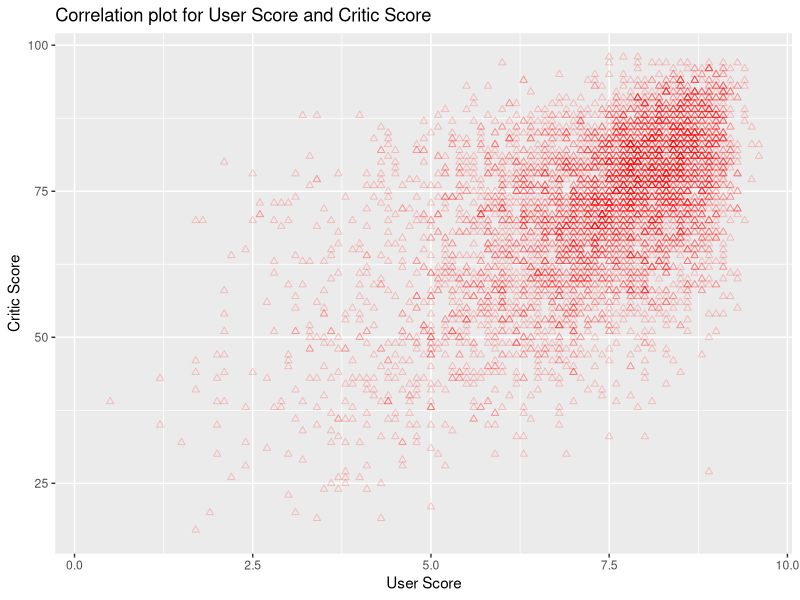
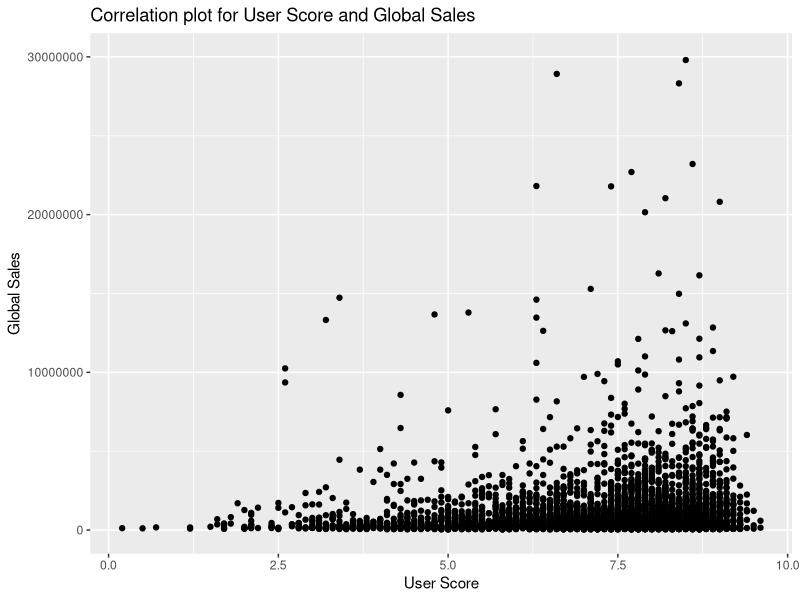
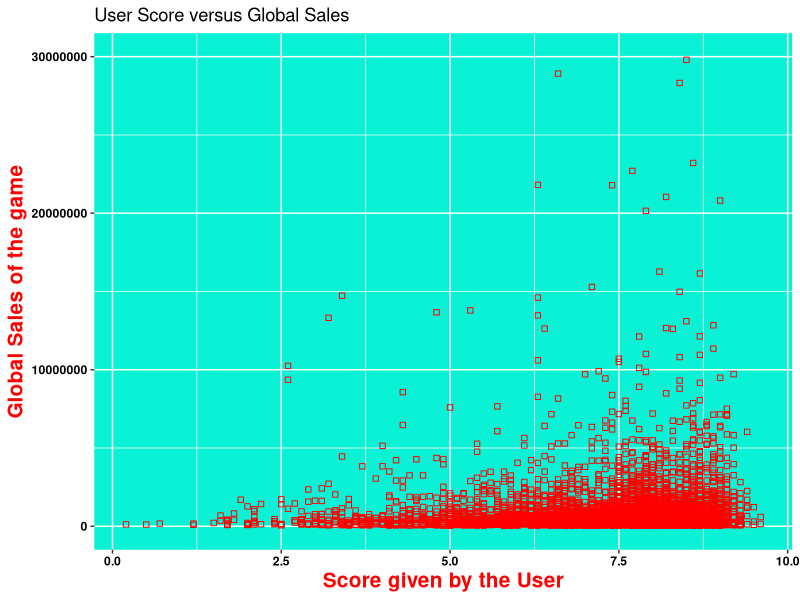
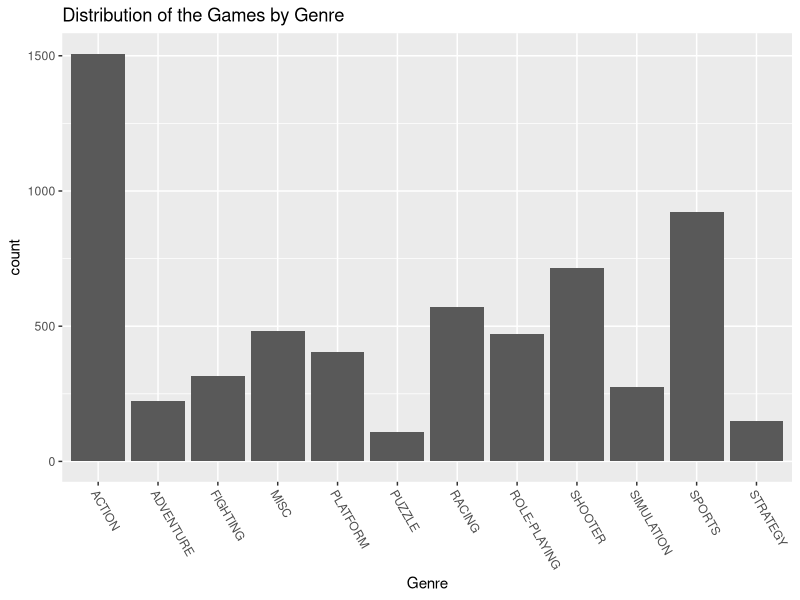
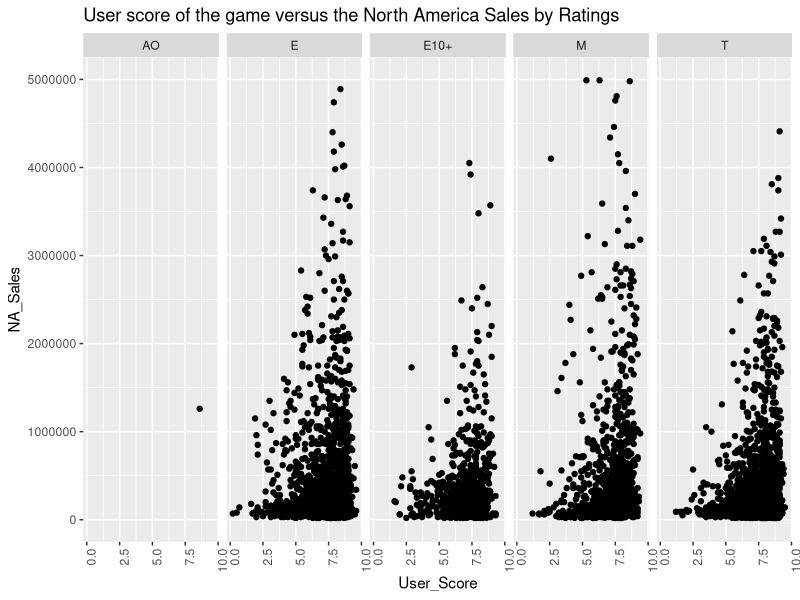
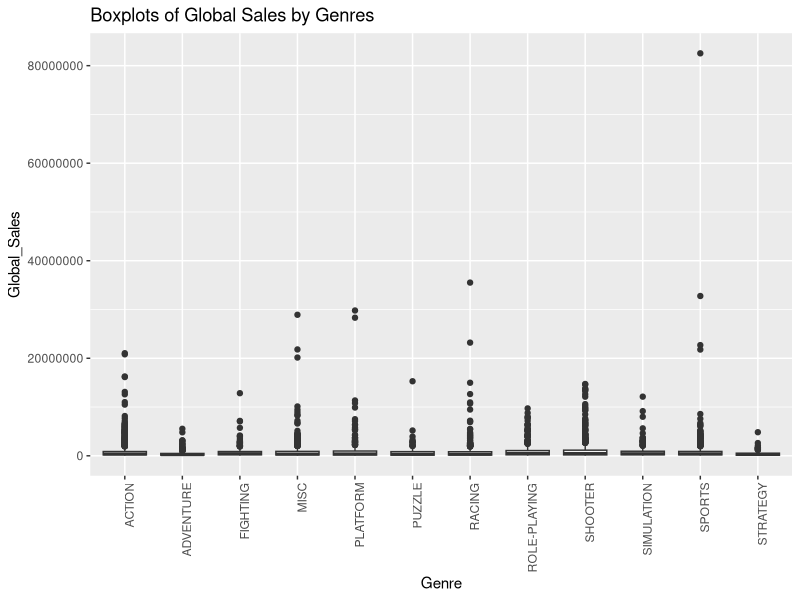
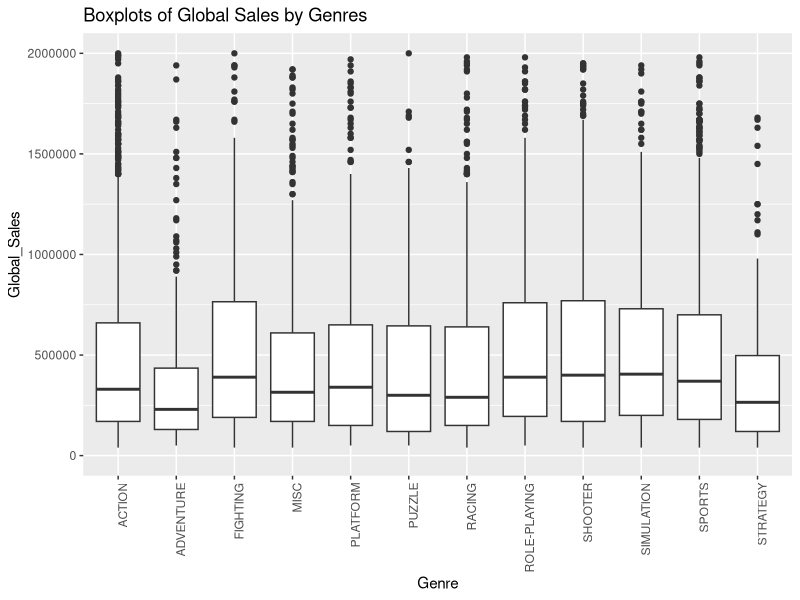
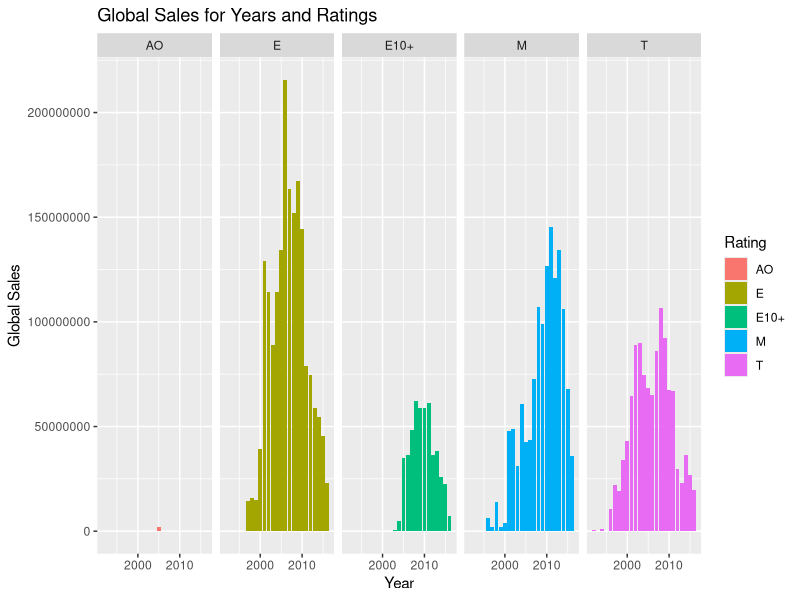

The R script that drew these images, in order:
## ---- chunk 1
library(dplyr)
library(ggplot2)
## ---- chunk 2
games <- read.csv("Video_Games.csv", stringsAsFactors = F)

games_new <- games %>% 
  select(-c('Publisher', 'JP_Sales', 'Critic_Count', 'User_Count', 'Developer')) %>%
  transform(NA_Sales = NA_Sales * 1000000, 
            EU_Sales = EU_Sales * 1000000, 
            Global_Sales = Global_Sales * 1000000) %>%
  filter(NA_Sales >= 20000 & EU_Sales >= 20000) %>% 
  filter(Rating == "E" | Rating == "M" | Rating == "T" | Rating == "E10+" | Rating == "AO")
## ---- chunk 3
sapply(games_new, class)
## ---- chunk 4
games_new$Year <- gsub("N/A", NA, games_new$Year)
games_new$Year <- as.numeric(games_new$Year)

## ---- chunk 5
unique(games_new$User_Score)

games_new$User_Score <- gsub("tbd", NA, games_new$User_Score)
games_new$User_Score <- as.numeric(games_new$User_Score)

sapply(games_new, class) # now User_Score is numeric too
## ---- chunk 6
games_new$Critic_Score = ifelse(games_new$Critic_Score > 100 | 
                                  games_new$Critic_Score < 0, NA, games_new$Critic_Score)
games_new$User_Score = ifelse(games_new$User_Score > 10 |
                                games_new$User_Score < 0, NA, games_new$User_Score)
## ---- chunk 7
games_new$Genre <- games_new$Genre %>% toupper() %>% trimws()
unique(games_new$Genre) # all duplicates joined in unique categories
## ---- chunk 8
ggplot(data = games_new, aes(x = User_Score, y = Critic_Score)) +
  geom_point(color = "red", shape = 2, alpha = 0.2) +
  labs(title = "Correlation plot for User Score and Critic Score", 
       x = "User Score", y = "Critic Score")
## ---- chunk 9
options(scipen = 999) # remove scientific notation

ggplot(data = games_new, aes(x = User_Score, y = Global_Sales)) +
  geom_point() +
  labs(title = "Correlation plot for User Score and Global Sales", 
       x = "User Score", y = "Global Sales") +
  ylim(0, 30000000) # was not clear
## ---- chunk 10
ggplot(data = games_new, aes(x = User_Score, y = Global_Sales)) +
  geom_point(color = "red", shape = 0, size = 1.5) +
  labs(title = "User Score versus Global Sales", 
       x = "Score given by the User", y = "Global Sales of the game") +
  ylim(0, 30000000) + 
  theme(axis.title = element_text(size = 15, color = "red", face = "bold"),
        panel.background = element_rect(fill = "#09f2d5"),
        axis.text = element_text(face = "bold", color = "black"))
## ---- chunk 11
ggplot(data = games_new, aes(x = Genre)) +
  geom_histogram(stat = "count") +
  theme(axis.text.x = element_text(angle = -60, hjust = 0)) +
  labs(title = "Distribution of the Games by Genre")
## ---- chunk 12
ggplot(data = games_new, aes(x=User_Score, y=NA_Sales)) + 
  geom_point() +
  facet_grid(.~Rating) +
  theme(axis.text.x = element_text(angle = 90, hjust = 1)) + 
  ylim(0, 5000000) +
  labs(title = "User score of the game versus the North America Sales by Ratings")
## ---- chunk 13
ggplot(data = games_new, aes(x = Genre, y = Global_Sales)) +
  geom_boxplot() +
  theme(axis.text.x = element_text(angle = 90, hjust = 1)) +
  labs(title = "Boxplots of Global Sales by Genres")
## ---- chunk 14
ggplot(data = games_new, aes(x = Genre, y = Global_Sales)) +
  geom_boxplot() +
  theme(axis.text.x = element_text(angle = 90, hjust = 1)) +
  ylim(0, 2000000) +
  labs(title = "Boxplots of Global Sales by Genres")
## ---- chunk 15
games_new %>%
  group_by(Year, Global_Sales, Rating) %>%
  summarise(count = n()) %>%
  ggplot(aes(x = Year, y = Global_Sales, fill = Rating)) +
  geom_bar(stat = "identity") +
  facet_grid(.~Rating) + 
  labs(title = "Global Sales for Years and Ratings", y = "Global Sales")
## ---- chunk 16
games_new %>%
    group_by(Genre) %>%
    summarise(count = n()) %>%
    arrange(desc(count))
## ---- chunk 17
games_new = games_new %>%
  mutate(CU_Score = rowMeans(cbind(User_Score*10, Critic_Score)))

head(games_new$CU_Score)
## ---- chunk 18
top_platforms <- games_new %>%
  group_by(Platform) %>%
  summarise(count = n()) %>%
  arrange(desc(count)) %>%
  head(3)

top_platforms
## ---- chunk 19
games_new$Platform <-
  ifelse(games_new$Platform %in% top_platforms$Platform, top_platforms$Platform, "Other")

games_new <- games_new[complete.cases(games_new), ]

games_new %>%
    group_by(Platform, Year) %>%
    summarise(count = n()) %>%
    ggplot(aes(x = Year, y = count, fill = Platform)) +
    geom_bar(stat = "identity") +
    facet_grid(.~Platform) +
    labs(title = "Distribution of Games for Years and Platforms", y = "Number of Games") +
    theme(axis.text.x = element_text(angle = 90, hjust = 1, size = 10))
